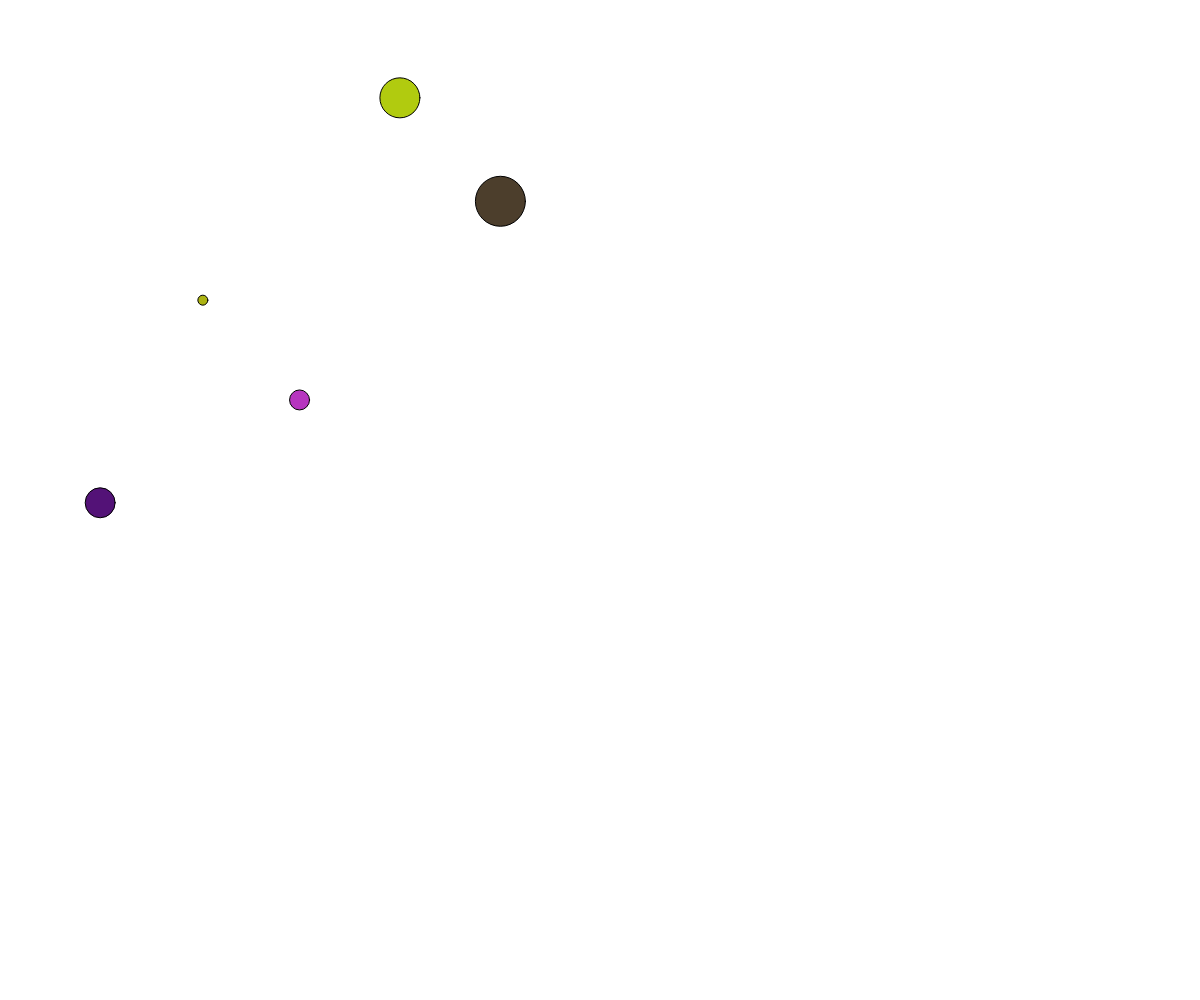
Frame 1 (no input)
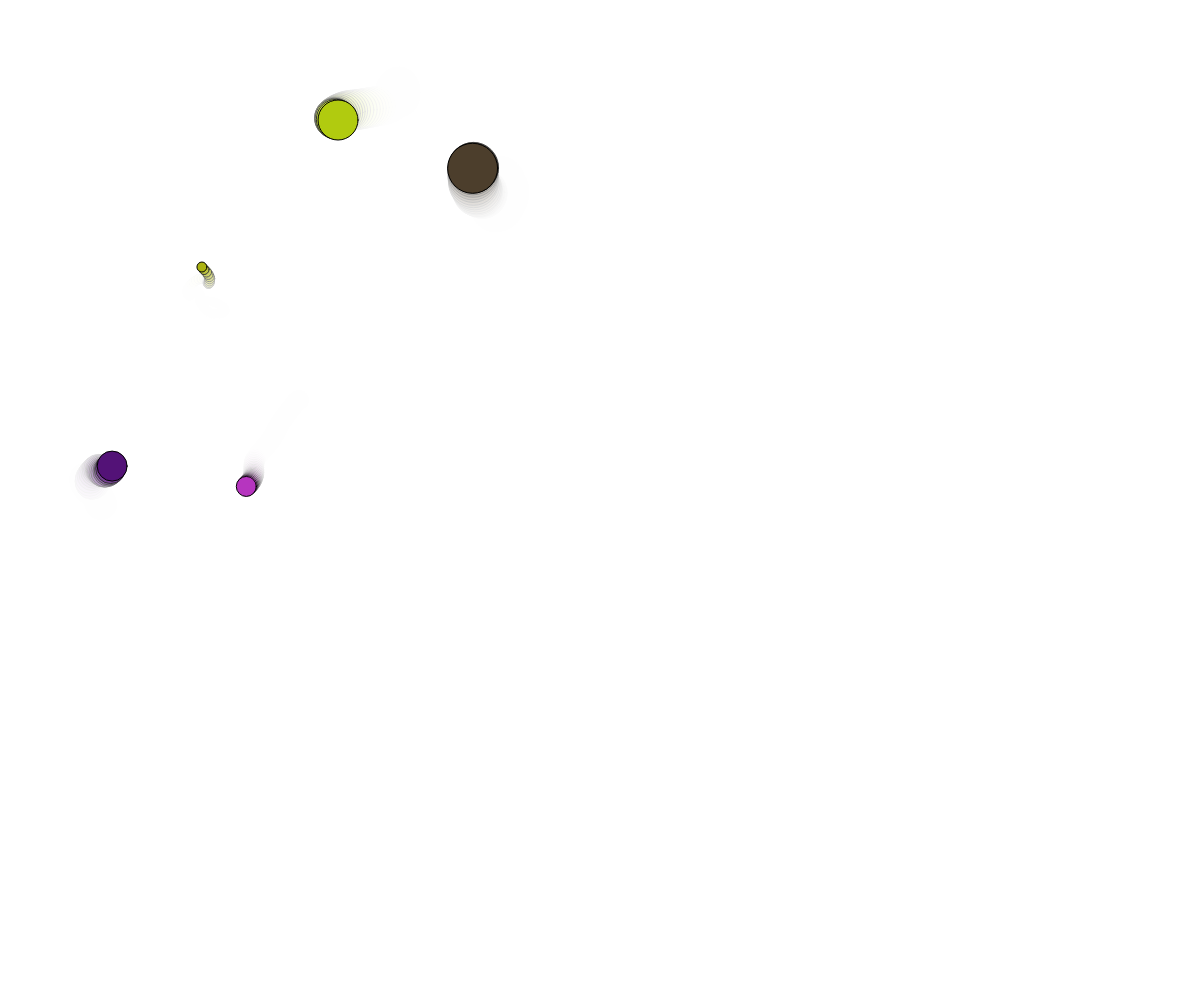
Frame 60 (no input)
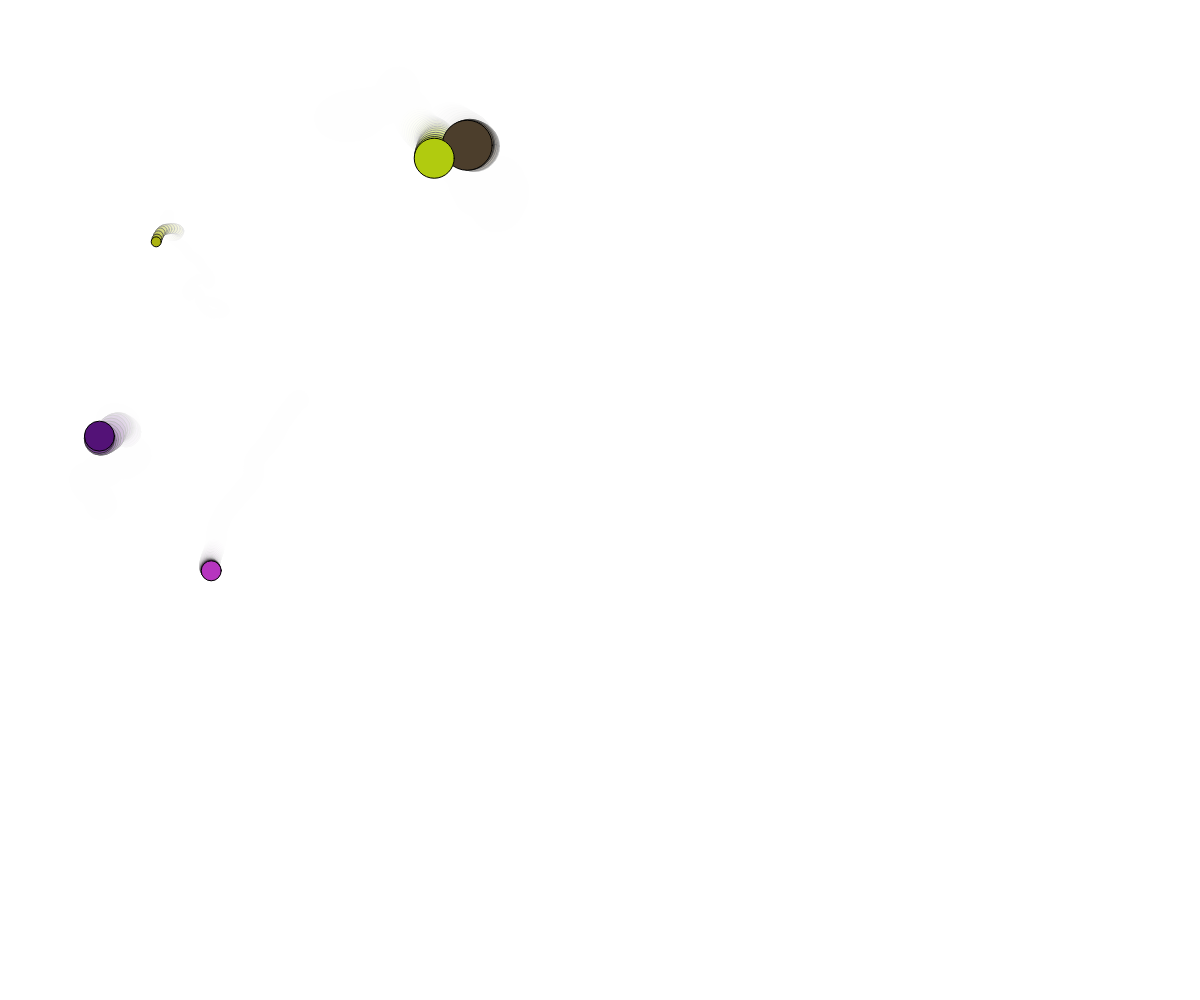
Frame 120 (the mouse pressed at the canvas centre since frame 60)

The p5.js sketch that drew these frames (run headless with seeded random() and noise() and a simulated clock; from frame 60 on, the mouse is pressed at the canvas centre):

// p5.js sketch
// ── sketch.js
// Noise and Objects
// Adrian Chan
// September 26, 2025

//GLOBAL VARIABLES
let ball; let ball2; let ball3; let ball4; let ball5;

function setup() {
  createCanvas(windowWidth, windowHeight);
  ball = {    //object notation. Inside the bracket set up a bunch of property : value  pairs
    x: 300, y: 400, size: 20,
    c: color(random(255),random(255),random(255)),
    timeX: random(100), timeY: random(100),
    timeOff: 0.02
  }
  ball2 = {
    x: 500, y: 200, size: 50,
    c: color(random(255),random(255),random(255)),
    timeX: random(100), timeY: random(100),
    timeOff: 0.2
  }
  ball3 = {
    x: 400, y: 100, size: 40,
    c: color(random(255),random(255),random(255)),
    timeX: random(100), timeY: random(100),
    timeOff: 0.05
  }
  ball4 = {
    x: 200, y: 300, size: 10,
    c: color(random(255),random(255),random(255)),
    timeX: random(100), timeY: random(100),
    timeOff: 0.1
  }
  ball5 = {
    x: 100, y: 500, size: 30,
    c: color(random(255),random(255),random(255)),
    timeX: random(100), timeY: random(100),
    timeOff: 0.15
  }
}

function draw() {
  background(255,50); //0-255   opacity: %
  moveBall(ball);
  moveBall(ball2);
  moveBall(ball3);
  moveBall(ball4);
  moveBall(ball5);
}

function moveBall(b){
  // b -> Ball type object
  // Update position and draw provided ball

  // Generate random position change (x and y)
  let dx = noise(b.timeX);
  dx = map(dx, 0, 1, -5, 5);
  let dy = noise(b.timeY);
  dy = map(dy, 0, 1, -5, 5);

  // Advanced our noise graph "cursor"
  b.timeX += b.timeOff; b.timeY += b.timeOff;
  b.x += dx; b.y += dy;

  // Handle any "wrap-arounds" necessary
  if (b.x < 0){
    b.x += width;
  }
  else if (b.x > width){
    b.x -= width;
  }
  if (b.y < 0){
    b.y += height;
  }
  else if (b.y > height){
    b.y -= height;
  }

  // render the circle
  fill(b.c);
  circle(b.x, b.y, b.size);
}
